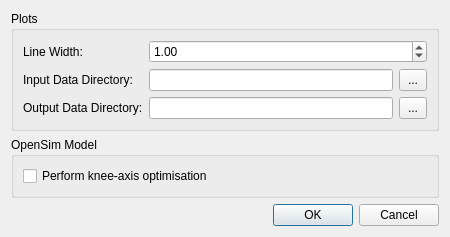
<?xml version="1.0" encoding="UTF-8"?>
<ui version="4.0">
 <class>OptionsDialog</class>
 <widget class="QDialog" name="OptionsDialog">
  <property name="geometry">
   <rect>
    <x>0</x>
    <y>0</y>
    <width>450</width>
    <height>234</height>
   </rect>
  </property>
  <property name="windowTitle">
   <string>Options</string>
  </property>
  <layout class="QVBoxLayout" name="verticalLayout">
   <item>
    <widget class="QGroupBox" name="groupBox">
     <property name="title">
      <string>Plots</string>
     </property>
     <layout class="QFormLayout" name="formLayout">
      <item row="0" column="0">
       <widget class="QLabel" name="labelLineWidth">
        <property name="text">
         <string>Line Width:</string>
        </property>
       </widget>
      </item>
      <item row="0" column="1">
       <widget class="QDoubleSpinBox" name="doubleSpinBoxLineWidth">
        <property name="value">
         <double>1.000000000000000</double>
        </property>
       </widget>
      </item>
      <item row="1" column="0">
       <widget class="QLabel" name="labelInputDirectory">
        <property name="text">
         <string>Input Data Directory:</string>
        </property>
       </widget>
      </item>
      <item row="1" column="1">
       <layout class="QHBoxLayout" name="horizontalLayout_2">
        <item>
         <widget class="QLineEdit" name="lineEditRootInput"/>
        </item>
        <item>
         <widget class="QPushButton" name="pushButtonRootInputChooser">
          <property name="sizePolicy">
           <sizepolicy hsizetype="Fixed" vsizetype="Fixed">
            <horstretch>0</horstretch>
            <verstretch>0</verstretch>
           </sizepolicy>
          </property>
          <property name="styleSheet">
           <string notr="true">padding: 3px 8px;</string>
          </property>
          <property name="text">
           <string>...</string>
          </property>
         </widget>
        </item>
       </layout>
      </item>
      <item row="2" column="0">
       <widget class="QLabel" name="labelOutputDirectory">
        <property name="text">
         <string>Output Data Directory:</string>
        </property>
       </widget>
      </item>
      <item row="2" column="1">
       <layout class="QHBoxLayout" name="horizontalLayout">
        <item>
         <widget class="QLineEdit" name="lineEditRootOutput"/>
        </item>
        <item>
         <widget class="QPushButton" name="pushButtonRootOutputChooser">
          <property name="sizePolicy">
           <sizepolicy hsizetype="Fixed" vsizetype="Fixed">
            <horstretch>0</horstretch>
            <verstretch>0</verstretch>
           </sizepolicy>
          </property>
          <property name="styleSheet">
           <string notr="true">padding: 3px 8px;</string>
          </property>
          <property name="text">
           <string>...</string>
          </property>
         </widget>
        </item>
       </layout>
      </item>
     </layout>
    </widget>
   </item>
   <item>
    <widget class="QGroupBox" name="groupBox_2">
     <property name="title">
      <string>OpenSim Model</string>
     </property>
     <layout class="QFormLayout" name="formLayout_2">
      <item row="0" column="0">
       <widget class="QCheckBox" name="checkBoxOptimiseKneeAxis">
        <property name="text">
         <string>Perform knee-axis optimisation</string>
        </property>
        <property name="checked">
         <bool>false</bool>
        </property>
       </widget>
      </item>
     </layout>
    </widget>
   </item>
   <item>
    <widget class="QDialogButtonBox" name="buttonBox">
     <property name="orientation">
      <enum>Qt::Orientation::Horizontal</enum>
     </property>
     <property name="standardButtons">
      <set>QDialogButtonBox::StandardButton::Cancel|QDialogButtonBox::StandardButton::Ok</set>
     </property>
    </widget>
   </item>
  </layout>
 </widget>
 <resources/>
 <connections>
  <connection>
   <sender>buttonBox</sender>
   <signal>accepted()</signal>
   <receiver>OptionsDialog</receiver>
   <slot>accept()</slot>
   <hints>
    <hint type="sourcelabel">
     <x>248</x>
     <y>254</y>
    </hint>
    <hint type="destinationlabel">
     <x>157</x>
     <y>274</y>
    </hint>
   </hints>
  </connection>
  <connection>
   <sender>buttonBox</sender>
   <signal>rejected()</signal>
   <receiver>OptionsDialog</receiver>
   <slot>reject()</slot>
   <hints>
    <hint type="sourcelabel">
     <x>316</x>
     <y>260</y>
    </hint>
    <hint type="destinationlabel">
     <x>286</x>
     <y>274</y>
    </hint>
   </hints>
  </connection>
 </connections>
</ui>
